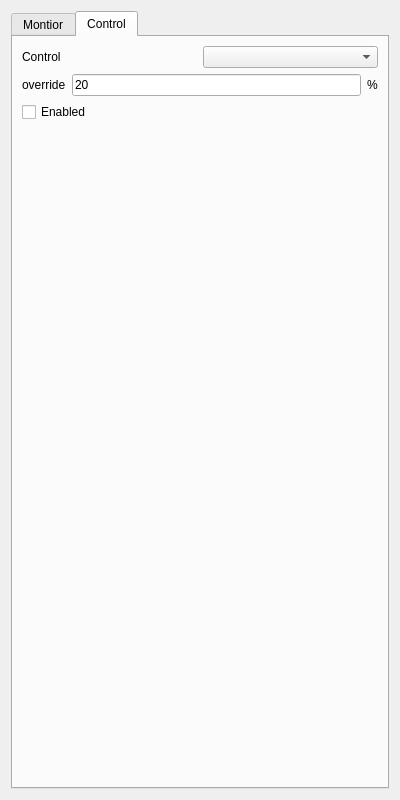
<?xml version="1.0" encoding="UTF-8"?>
<ui version="4.0">
 <class>MotionCtrl</class>
 <widget class="QWidget" name="MotionCtrl">
  <property name="geometry">
   <rect>
    <x>0</x>
    <y>0</y>
    <width>400</width>
    <height>800</height>
   </rect>
  </property>
  <property name="focusPolicy">
   <enum>Qt::StrongFocus</enum>
  </property>
  <property name="windowTitle">
   <string>MotionCtrl</string>
  </property>
  <layout class="QGridLayout" name="gridLayout">
   <item row="1" column="0">
    <widget class="QTabWidget" name="tabWidget">
     <property name="currentIndex">
      <number>1</number>
     </property>
     <widget class="QWidget" name="tab">
      <attribute name="title">
       <string>Montior</string>
      </attribute>
      <layout class="QVBoxLayout" name="verticalLayout">
       <item>
        <widget class="QListWidget" name="listWidget"/>
       </item>
      </layout>
     </widget>
     <widget class="QWidget" name="tab_2">
      <attribute name="title">
       <string>Control</string>
      </attribute>
      <layout class="QVBoxLayout" name="verticalLayout_2">
       <item>
        <layout class="QHBoxLayout" name="horizontalLayout">
         <item>
          <widget class="QLabel" name="label">
           <property name="text">
            <string>Control</string>
           </property>
          </widget>
         </item>
         <item>
          <widget class="QComboBox" name="comboBox">
           <property name="currentIndex">
            <number>-1</number>
           </property>
          </widget>
         </item>
        </layout>
       </item>
       <item>
        <layout class="QHBoxLayout" name="horizontalLayout_2">
         <item>
          <widget class="QLabel" name="label_2">
           <property name="text">
            <string>override</string>
           </property>
          </widget>
         </item>
         <item>
          <widget class="QLineEdit" name="lineEdit_override">
           <property name="text">
            <string>20</string>
           </property>
          </widget>
         </item>
         <item>
          <widget class="QLabel" name="label_3">
           <property name="text">
            <string>%</string>
           </property>
          </widget>
         </item>
        </layout>
       </item>
       <item>
        <widget class="QCheckBox" name="checkBox_Enabled">
         <property name="text">
          <string>Enabled</string>
         </property>
        </widget>
       </item>
       <item>
        <widget class="QStackedWidget" name="stackedWidget_controller">
         <property name="focusPolicy">
          <enum>Qt::StrongFocus</enum>
         </property>
         <widget class="QWidget" name="page"/>
         <widget class="QWidget" name="page_2"/>
        </widget>
       </item>
       <item>
        <widget class="QStackedWidget" name="stackedWidget_planner">
         <property name="sizePolicy">
          <sizepolicy hsizetype="Preferred" vsizetype="Expanding">
           <horstretch>0</horstretch>
           <verstretch>0</verstretch>
          </sizepolicy>
         </property>
         <widget class="QWidget" name="page_3"/>
         <widget class="QWidget" name="page_4"/>
        </widget>
       </item>
      </layout>
     </widget>
    </widget>
   </item>
  </layout>
 </widget>
 <resources/>
 <connections/>
</ui>
